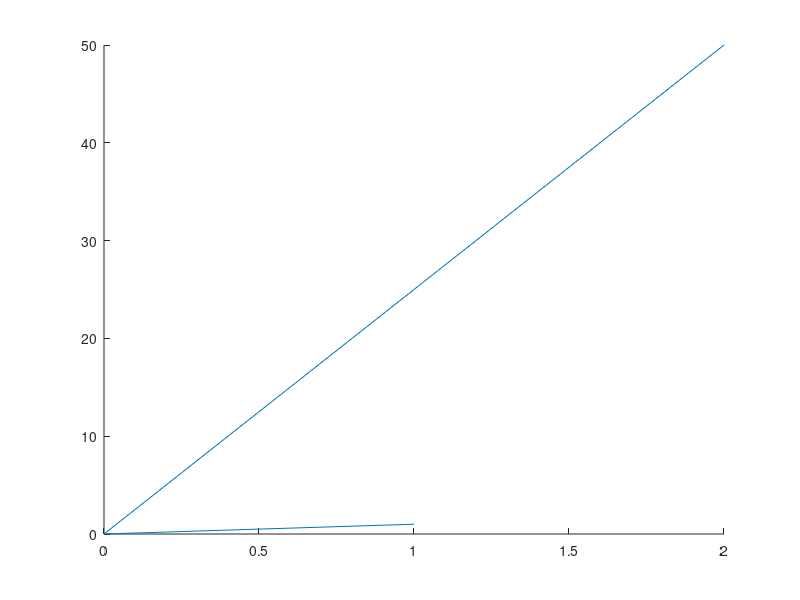

Source code (MATLAB): (Note: this script raises an error after producing the figure.)
%=============================================================================
% Copyright (c) 2016-present Allan CORNET (Nelson)
%=============================================================================
% This file is part of Nelson.
%=============================================================================
% LICENCE_BLOCK_BEGIN
% SPDX-License-Identifier: LGPL-3.0-or-later
% LICENCE_BLOCK_END
%=============================================================================
% <--ADV-CLI MODE-->
%=============================================================================
f = figure('Visible', 'off');
ax = axes('Parent', f);
h1 = line(ax, [0 1], [0 1]);
h2 = line(ax, [0 2], [0 50]);
ylim(ax, 'auto');
assert_isapprox(ax.YLim, [0 50], 1e-9);
%=============================================================================
% a child property change refreshes the automatic limits
h2.AffectAutoLimits = 'off';
assert_isapprox(ax.YLim, [0 1], 1e-9);
assert_isequal(ax.YLimMode, 'auto');
h2.AffectAutoLimits = 'on';
assert_isapprox(ax.YLim, [0 50], 1e-9);
h2.YData = [0 5];
assert_isapprox(ax.YLim, [0 5], 1e-9);
set(h2, 'YData', [0 80]);
assert_isapprox(ax.YLim, [0 80], 1e-9);
h2.AffectAutoLimits = 'off';
h2.YData = [0 90];
assert_isapprox(ax.YLim, [0 1], 1e-9);
h2.AffectAutoLimits = 'on';
assert_isapprox(ax.YLim, [0 90], 1e-9);
%=============================================================================
% requesting 'auto' on an automatic limit recomputes it
h2.AffectAutoLimits = 'off';
ylim(ax, 'auto');
assert_isapprox(ax.YLim, [0 1], 1e-9);
xlim(ax, 'auto');
assert_isapprox(ax.XLim, [0 1], 1e-9);
axis(ax, 'auto');
assert_isapprox(ax.YLim, [0 1], 1e-9);
h2.AffectAutoLimits = 'on';
ylim(ax, 'auto');
assert_isapprox(ax.YLim, [0 90], 1e-9);
%=============================================================================
% a manual limit is left alone by child changes
ylim(ax, [0 100]);
assert_isequal(ax.YLimMode, 'manual');
h2.YData = [0 5];
h2.AffectAutoLimits = 'off';
assert_isapprox(ax.YLim, [0 100], 1e-9);
assert_isequal(ax.YLimMode, 'manual');
ylim(ax, 'auto');
assert_isapprox(ax.YLim, [0 1], 1e-9);
%=============================================================================
% the front end snapshot carries the refreshed limits
h2.AffectAutoLimits = 'on';
snapshot = __web_figure_snapshot__(f);
assert_isapprox(snapshot.axes{1}.YLim, [0 5], 1e-9);
h2.AffectAutoLimits = 'off';
snapshot = __web_figure_snapshot__(f);
assert_isapprox(snapshot.axes{1}.YLim, [0 1], 1e-9);
%=============================================================================
close(f);
%=============================================================================
